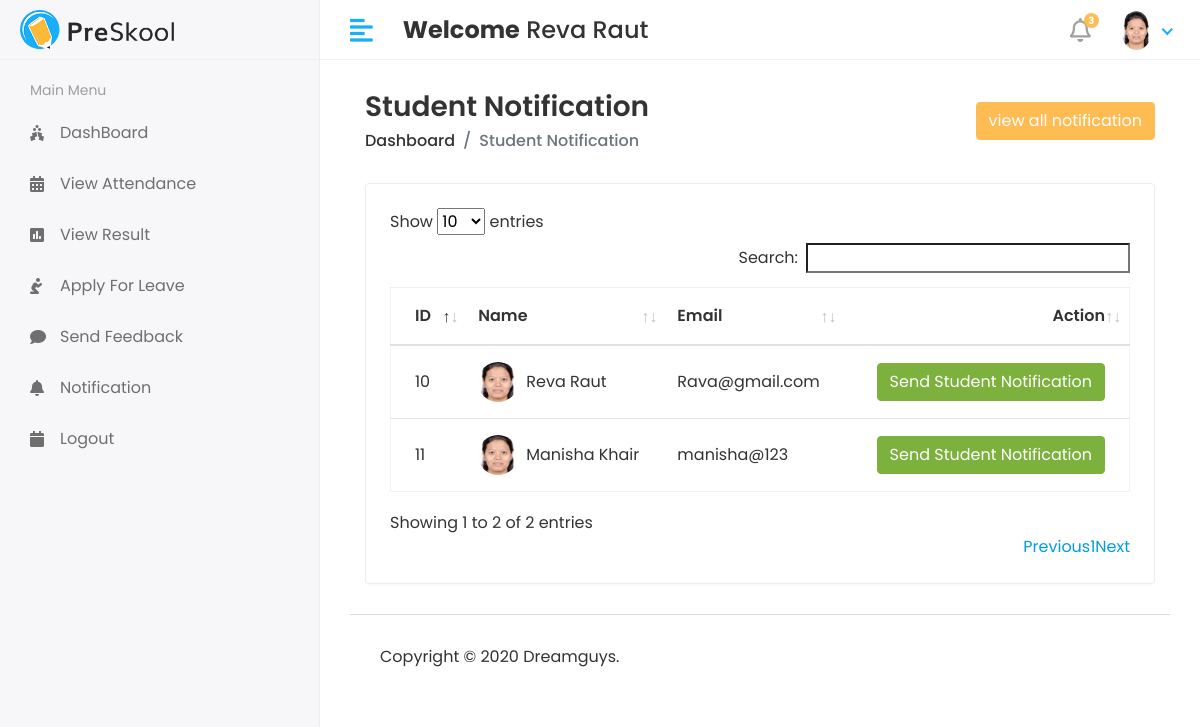
The app's page /Hod/Student/Send_Notification (signed in), older data.
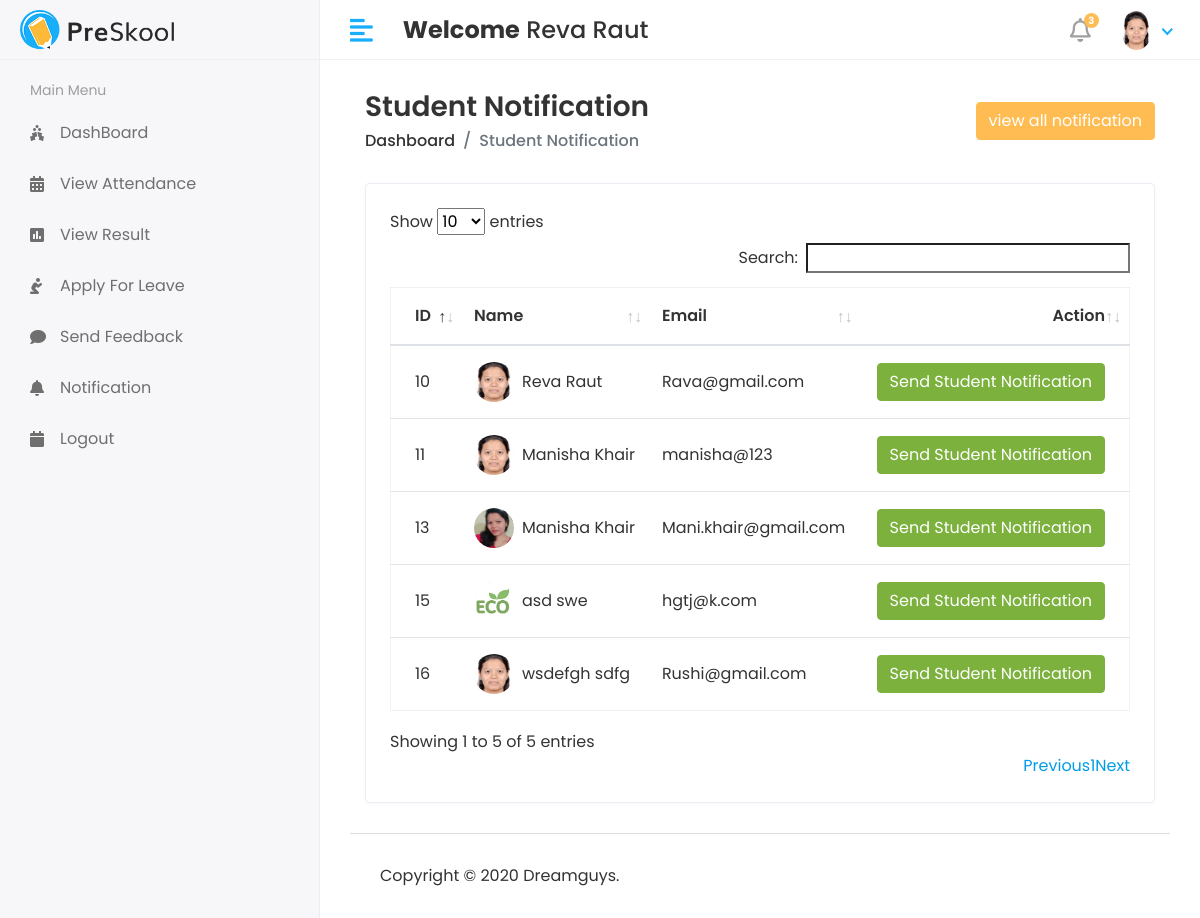
The same page, newer data.
### S_M_S/models.py (models this page shows, shortened)
class CustomUser(AbstractUser):
    USER = (
        (1,'HOD'),
        (2,'STAFF'),
        (3,'STUDENT'),
    )
    user_type = models.CharField(choices=USER, max_length=50, default=1) # user choices (HOD,Staff,Student)
    profile_pic = models.ImageField(upload_to='media/profile_pic')

class Student(models.Model):
    admin=models.OneToOneField(CustomUser,on_delete=models.CASCADE)# admin get all customuser field like user_type, profile_pic, first_name,last_name,email,username etc.(using OneToOneField)
    address=models.TextField()
    gender=models.CharField(max_length=100)
    course_id=models.ForeignKey(Course,on_delete=models.DO_NOTHING)# Course madhun jo course pahije tyacha id store karto (foreignkey use karun)
    session_year_id=models.ForeignKey(Session_Year,on_delete=models.DO_NOTHING )# Session_Year madhun jo Session_Year pahije tyacha id store karto (foreignkey use karun)
    created_at=models.DateTimeField(auto_now_add=True)  # Automaticaly store the date of creation  when you save a data
    updated_at=models.DateTimeField(auto_now=True)  # Automaticaly store the date of creation  when you save a data

### student_management_system/HOD_Views.py (the view)
# urls.py: path('Hod/Student/Send_Notification',HOD_Views.STUDENT_SEND_NOTIFICATION,name='student_send_notification'),
@login_required(login_url='/')
def STUDENT_SEND_NOTIFICATION(request):
    student = Student.objects.all()
    notification = Student_Notification.objects.all()
    context ={
        'student':student,
        'notification':notification,
    }
    return render(request,'HOD/student_notification.html',context)

### template/HOD/student_notification.html (shortened to what this page needs)
{% extends 'base.html' %}
{% block content %}
<div class="content container-fluid">
    <div class="page-header">
       <div class="row align-items-center">
          <div class="col">
             <h3 class="page-title">Student Notification</h3>
             <ul class="breadcrumb">
                <li class="breadcrumb-item"><a href="index.html">Dashboard</a></li>
                <li class="breadcrumb-item active">Student Notification</li>
             </ul>
          </div>
          <div class="col-auto text-right float-right ml-auto">
            <button< type="button" class="btn btn-primary" data-toggle ="modal" data-target="#exampleModalCenter">view all notification</button>
          </div>
       </div>
    </div>
    <div class="row">
       <div class="col-sm-12">
          <div class="card card-table">
             <div class="card-body">
                <div class="table-responsive">
                   <table id="table_id" class="table table-hover table-center mb-0 ">
                      <thead>
                         <tr>
                            <th>ID</th>
                            <th>Name</th>
                            <th>Email</th>
                            <th class="text-right">Action</th>
                         </tr>
                      </thead>
                      <tbody>
                        {% for i in student %}
                         <tr>
                            <td>{{i.id}}</td>
                            <td>
                               <h2 class="table-avatar">
                                  <a href="student-details.html" class="avatar avatar-sm mr-2"><img class="avatar-img rounded-circle" src="/{{i.admin.profile_pic}}" alt="User Image"></a>
                                  <a href="student-details.html">{{i.admin.first_name}}&nbsp;{{i.admin.last_name}} </a>
                               </h2>
                            </td>
                            <td>{{i.admin.email}}</td>
                            <td class="text-right">
                                <button< type="button" class="btn btn-success" data-toggle="modal" data-target="#sendnotification-{{forloop.counter}}">Send Student Notification</button>
                            </td>
                         </tr>
                        {% endfor %}
                      </tbody>
                   </table>
                </div>
             </div>
          </div>
       </div>
    </div>
 </div>
{% endblock %}

### template/base.html (shortened to what this page needs)
<!DOCTYPE html>
<html lang="en">
{% load static %}
   <head>
      <link rel="stylesheet" href="{% static 'assets/plugins/bootstrap/css/bootstrap.min.css' %}">
      <link rel="stylesheet" href="{% static 'assets/plugins/fontawesome/css/fontawesome.min.css' %}">
      <link rel="stylesheet" href="{% static 'assets/plugins/fontawesome/css/all.min.css' %}">
      <link rel="stylesheet" href="{% static 'assets/css/style.css' %}">
      <link rel="stylesheet" href="{% static 'assets/plugins/datatables/datatables.min.css' %}">
   <body>
    <div class="main-wrapper">
        {% include 'includes/header.html' %}
        {% include 'includes/sidebar.html' %}
        <div class="page-wrapper">
         <div class="content container-fluid">
            {% block content %}
            {% endblock %}
        {% include 'includes/footer.html' %}
        </div>
    </div>
   </body>
</html>

### template/includes/header.html (shortened to what this page needs)
{% load static %}
<div class="header">
    <div class="header-left">
       <a href="index.html" class="logo">
       <img src="{% static 'assets/img/logo.png' %}" alt="Logo">
       </a>
    </div>
    <a href="javascript:void(0);" id="toggle_btn">
    <i class="fas fa-align-left"></i>
    </a>
    <div class="top-nav-search mt-3">
       <h4>
         <strong> Welcome</strong><span> {{user.first_name}} {{user.last_name}}  </span>
       </h4>
    </div>
    <ul class="nav user-menu">
       <li class="nav-item dropdown noti-dropdown">
          <a href="#" class="dropdown-toggle nav-link" data-toggle="dropdown">
          <i class="far fa-bell"></i> <span class="badge badge-pill">3</span>
          </a>
       </li>
       <li class="nav-item dropdown has-arrow">
          <a href="#" class="dropdown-toggle nav-link" data-toggle="dropdown">
            {% if  user.profile_pic == "" %}
            <span class="user-img"><img class="rounded-circle" src="{% static 'assets/img/noimg.jpg' %}" width="31" alt= {{user.first_name}} {{user.last_name}}></span>
            {% else %}
           <span class="user-img"><img class="rounded-circle" src="/{{user.profile_pic}}" width="31" alt= {{user.first_name}} {{user.last_name}}></span>
          {% endif %}
          </a>
       </li>
    </ul>
 </div>

### template/includes/sidebar.html (shortened to what this page needs)
{% load active_link_tags %}
<div class="sidebar" id="sidebar">
    <div class="sidebar-inner slimscroll">
       <div id="sidebar-menu" class="sidebar-menu">
         {% if user.user_type == "1" %}
          <ul>
             <li class="menu-title">
                <span>Main Menu</span>
             </li>
             <li class="{% active_link 'hod_home' 'active' %}">
               <a href="{% url 'hod_home' %}"><i class="fas fa-holly-berry"></i> <span>DashBoard</span></a>
             </li>
             <li class="submenu {% active_link 'add_student' 'active' %} {% active_link 'view_student' 'active' %}">
                <a href="#"><i class="fas fa-user-graduate"></i> <span> Students</span> <span class="menu-arrow"></span></a>
                <ul>
                   <li><a href="{% url 'add_student' %}">Add Student</a></li>
                   <li><a href="{% url 'view_student'%}">View Student</a></li>
                </ul>
             </li>
             <li class="submenu {% active_link 'add_staff' 'active' %} {% active_link 'view_staff' 'active' %}" >
                <a href="#"><i class="fas fa-chalkboard-teacher"></i> <span> Staff</span> <span class="menu-arrow"></span></a>
                <ul>
                   <li><a href="{% url 'add_staff' %}">Add Staff</a></li>
                   <li><a href="{% url 'view_staff' %}">View Staff</a></li>
                </ul>
             </li>
             <li class="submenu {% active_link 'add_course' 'active' %} {% active_link 'view_course' 'active' %}">
                <a href="#"><i class="fa fa-graduation-cap"></i> <span> Course</span> <span class="menu-arrow"></span></a>
                <ul>
                   <li><a href="{% url 'add_course' %}">Add Course</a></li>
                   <li><a href="{% url 'view_course' %}">View Course</a></li>
                </ul>
             </li>
             <li class="submenu {% active_link 'add_subject' 'active' %} {% active_link 'view_subject' 'active' %}">
                <a href="#"><i class="fas fa-book-reader"></i> <span> Subjects</span> <span class="menu-arrow"></span></a>
                <ul>
                   <li><a href="{% url 'add_subject' %}">Add Subject</a></li>
                   <li><a href="{% url 'view_subject' %}">View Subject</a></li>
                </ul>
             </li>
             <li class="submenu {% active_link 'add_session' 'active' %} {% active_link 'view_session' 'active' %}">
               <a href="#"><i class="fas fa-clock"></i> <span>Session</span> <span class="menu-arrow"></span></a>
               <ul>
                  <li><a href="{% url 'add_session' %}">Add Session</a></li>
                  <li><a href="{% url 'view_session' %}">View Session </a></li>
               </ul>
            </li>
            <li class="{% active_link 'staff_send_notification' 'active' %}">
               <a href="{% url 'staff_send_notification' %}"><i class="fa fa-bell"></i> <span>Send Staff Notification</span></a>
             </li>
             <li class="{% active_link 'student_send_notification' 'active' %}">
               <a href="{% url 'student_send_notification' %}"><i class="fa fa-bell"></i> <span>Send Student Notification</span></a>
             </li>
             <li class="{% active_link 'view_attendance' 'active' %}">
               <a href="{% url 'view_attendance' %}"><i class="fa fa-calendar"></i> <span>View Attendance</span></a>
             </li>
             <li class="{% active_link 'staff_feedback_reply' 'active' %}">
               <a href="{% url 'staff_feedback_reply' %}"><i class="fas fa-comments"></i> <span>Staff Feedback</span></a>
             </li>
             <li class="{% active_link 'student_feedback_reply' 'active' %}">
               <a href="{% url 'student_feedback_reply' %}"><i class="fas fa-comments"></i> <span>Student Feedback</span></a>
             </li>
             <li class="{% active_link 'staff_leave_view' 'active' %}">
               <a href="{% url 'staff_leave_view' %}"><i class="fas fa-envelope"></i> <span>Staff Leave</span></a>
             </li>
             <li class="{% active_link 'student_leave_view' 'active' %}">
               <a href="{% url 'student_leave_view' %}"><i class="fas fa-envelope"></i> <span>Student Leave</span></a>
             </li>
             <li class="{% active_link 'logout' 'active' %}">
               <a href="{% url 'logout' %}"><i class="fas fa-sign-out-alt"></i> <span>Logout</span></a>
             </li>
         </ul>
         {% else %}
         <ul>
            <li class="menu-title">
               <span>Main Menu</span>
            </li>
            <li class="{% active_link 'student_home' 'active' %}">
              <a href="{% url 'student_home' %}"><i class="fas fa-holly-berry"></i> <span>DashBoard</span></a>
            </li>
            <li class="{% active_link 'student_view_attendance' 'active' %}">
               <a href="{% url 'student_view_attendance' %}"><i class="fa fa-calendar-alt" aria-hidden="true"></i><span>View Attendance</span></a>
            </li>
            <li class="{% active_link 'view_result' 'active' %}">
               <a href="{% url 'view_result' %}"><i class="fa fa-poll" aria-hidden="true"></i><span>View Result</span></a>
            </li>
            <li class="{% active_link 'student_leave' 'active' %}">
               <a href="{% url 'student_leave' %}"><i class="fa fa-pray" aria-hidden="true"></i><span>Apply For Leave</span></a>
            </li>
            <li class="{% active_link 'student_feedback' 'active' %}">
               <a href="{% url 'student_feedback' %}"><i class="fa fa-comment" aria-hidden="true"></i><span>Send Feedback</span></a>
            </li>
            <li class="{% active_link 'student_notification' 'active' %}">
               <a href="{% url 'student_notification' %}"><i class="fa fa-bell" aria-hidden="true"></i><span>Notification</span></a>
            </li>
            <li class="">
               <a href="{% url 'logout' %}"><i class="fa fa-calendar" aria-hidden="true"></i><span>Logout</span></a>
            </li>
         </ul>
         {% endif %}
       </div>
    </div>
 </div>

### template/includes/footer.html
<footer>
    <p>Copyright © 2020 Dreamguys.</p>
</footer>

Row changes from the older to the newer data that the page shows:
added Student: id "13", admin.profile_pic (picture), admin.first_name "Manisha", admin.last_name "Khair", admin.email "Mani.khair@gmail.com"
added Student: id "15", admin.profile_pic (picture), admin.first_name "asd", admin.last_name "swe", admin.email "hgtj@k.com"
added Student: id "16", admin.profile_pic (picture), admin.first_name "wsdefgh", admin.last_name "sdfg", admin.email "Rushi@gmail.com"
Text that changed along with them:
text written by a page script: "Show entries Search: Showing 1 to 2 of 2 entries Previous 1 Next" → "Show entries Search: Showing 1 to 5 of 5 entries Previous 1 Next"
